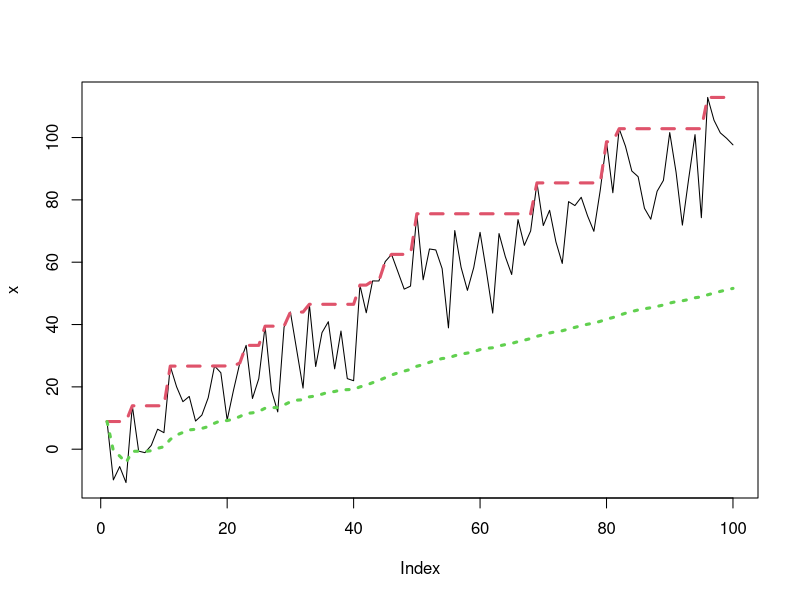

Recreate this plot in R.
# データを生成
x <- rnorm(n=100,mean = 0, sd=10)+1:100

plot(x,type="l",lwd=1)
# 最大値
# lwd : 線分の幅 大きいと太くなる
# lty : 実線, 破線の指定
lines(cummax(x),col=2,lwd=3,lty=2)
# 平均値
lines(cumsum(x)/1:length(x),col=3,lwd=3,lty=3)